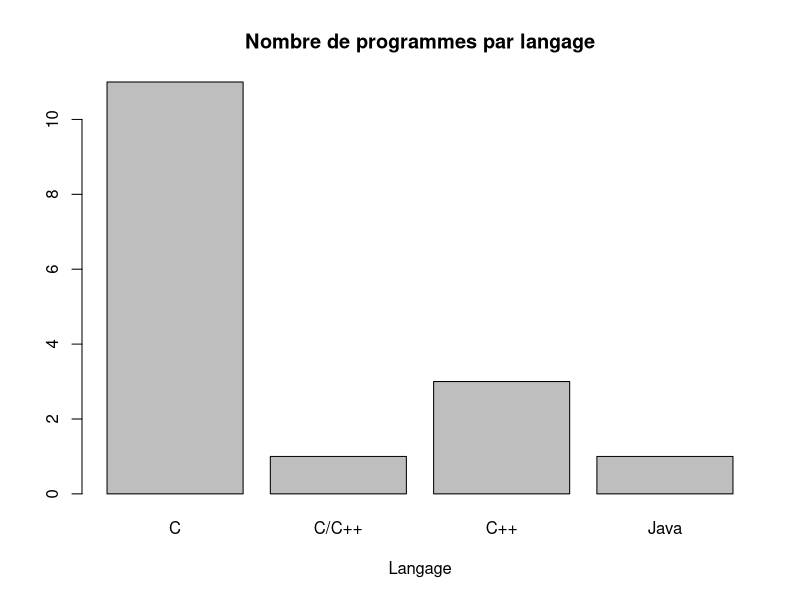
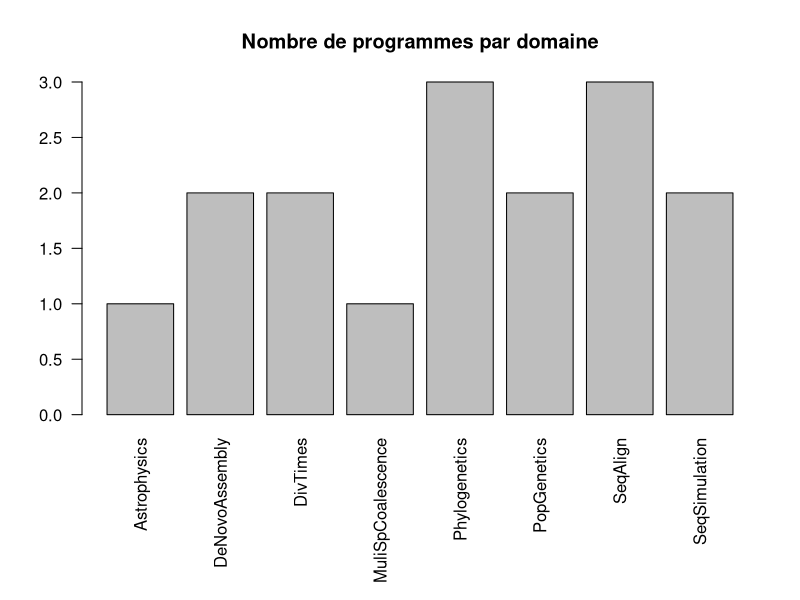
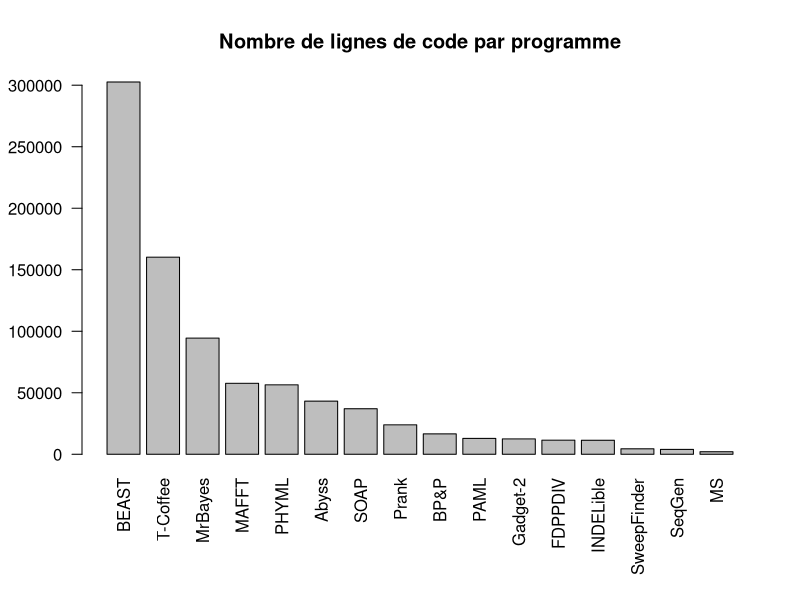
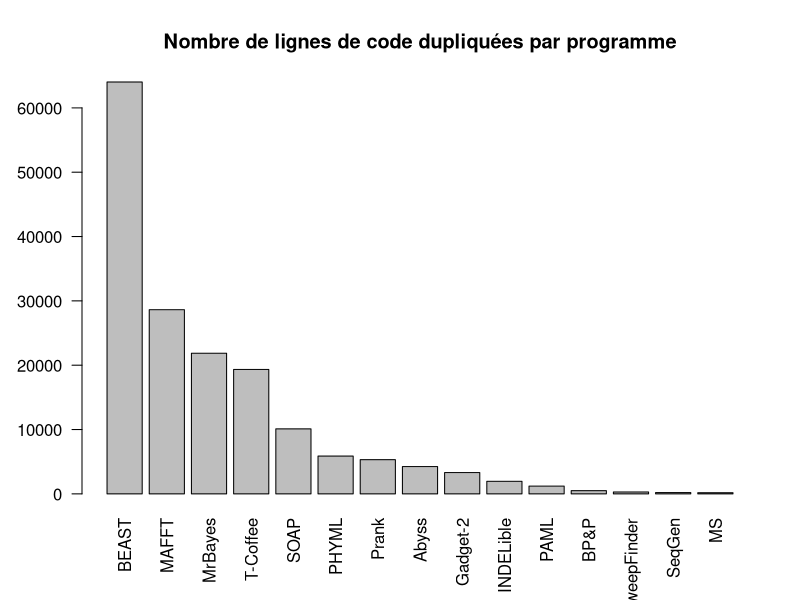
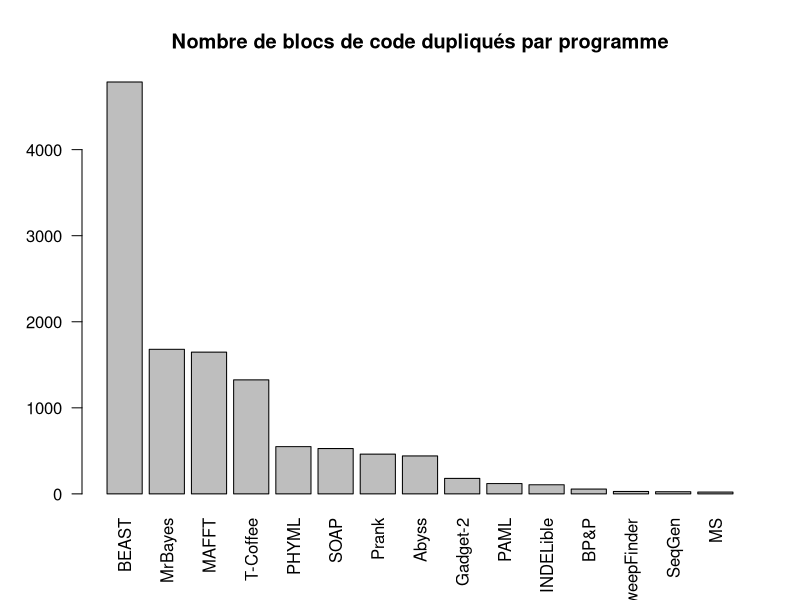
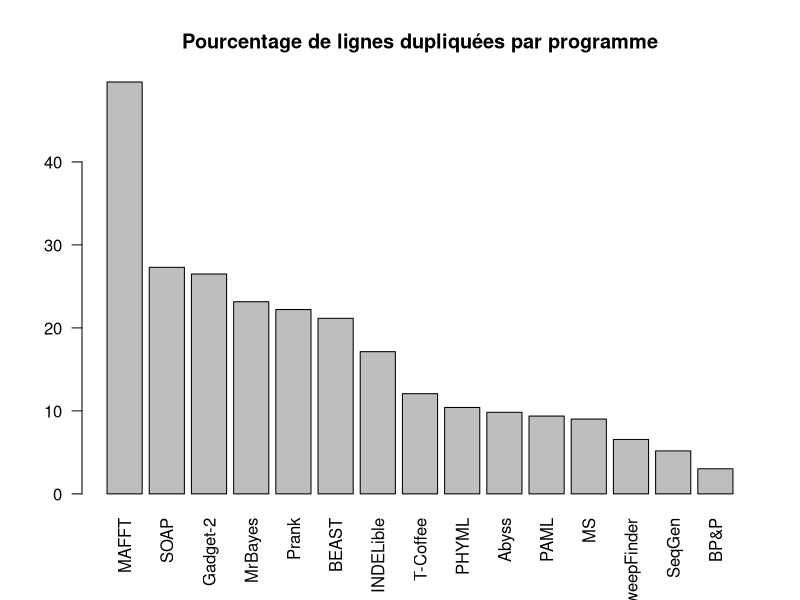
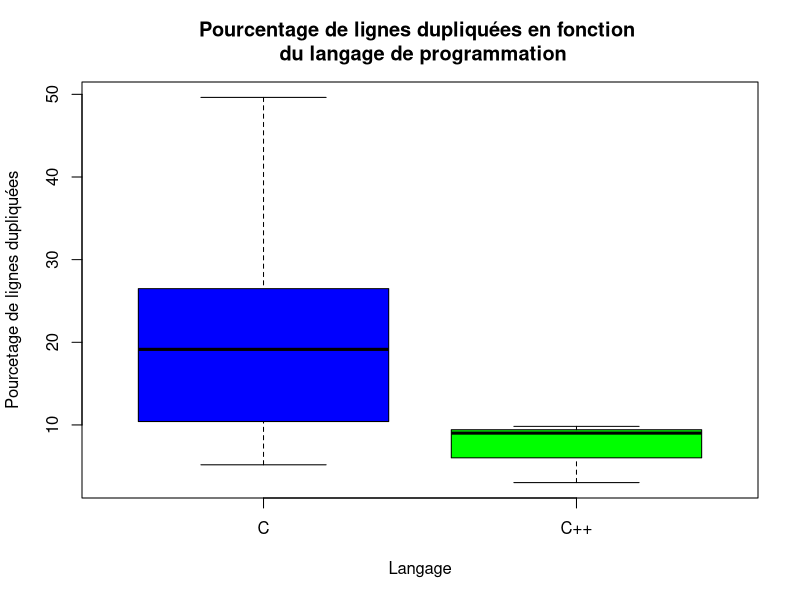
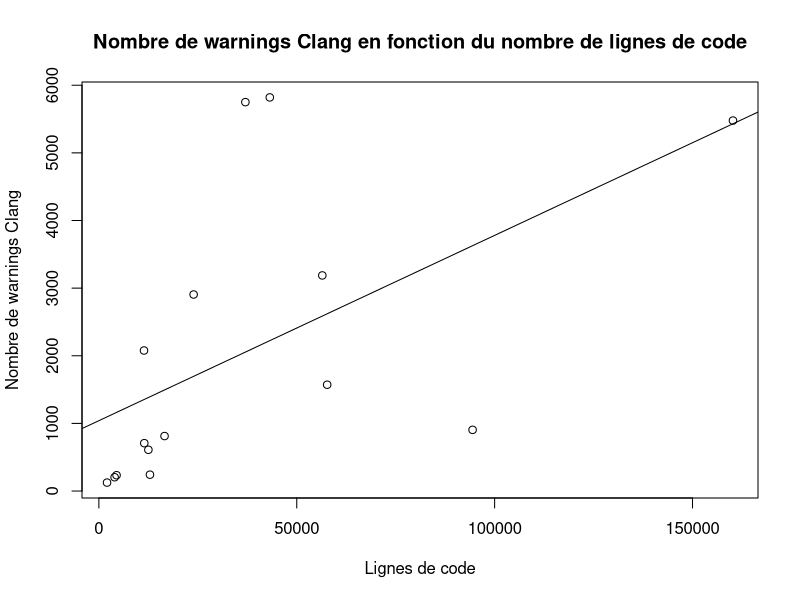

Write R code to recreate these figures, in order. (Note: this script raises an error after producing the figures.)
tab = read.table("programs.txt", header = TRUE, sep = "\t" )
head(tab)
summary(tab)

###############################################################################

# Question 1

## Nombre de programmes par langage
pdf('rapport/figures/prog_lang.pdf')
barplot(table(tab$Language),
        main = "Nombre de programmes par langage",
        xlab = "Langage")
dev.off()

## Nombre de programmes par domaine
pdf('rapport/figures/prog_dom.pdf')
op = par(mar = c(9, 4, 4, 2) + 0.1)
barplot(table(tab$Domain),
        main = "Nombre de programmes par domaine",
        las = 2)
dev.off()

## Nombre de lignes de code par programme, ordonné par ordre décroissant
pdf('rapport/figures/lin_prog.pdf')
op = par(mar = c(7, 4, 4, 2) + 0.1)
tab_lin = tab[order(tab$LinesOfCode, decreasing = TRUE),]
barplot(tab_lin$LinesOfCode,
        names.arg = tab_lin$Code,
        las = 2,
        main = "Nombre de lignes de code par programme")
dev.off()

## Nombre de lignes dupliquées par programme, ordonné par ordre décroissant
pdf('rapport/figures/dlin_prog.pdf')
tab_dlines = tab[order(tab$DuplicatedLines, decreasing = TRUE),]
tab_dlines_noNA = tab_dlines[!is.na(tab_dlines$DuplicatedLines),]
barplot(tab_dlines_noNA$DuplicatedLines, 
        names.arg = tab_dlines_noNA$Code,
        las = 2,
        main = 'Nombre de lignes de code dupliquées par programme')
dev.off()

## Nombre de blocs dupliquées par programme, ordonné par ordre décroissant
pdf('rapport/figures/dbl_prog.pdf')
tab_dblocks = tab[order(tab$DuplicatedBlocks, decreasing = TRUE),]
tab_dblocks_noNA = tab_dblocks[!is.na(tab_dblocks$DuplicatedBlocks),]
barplot(tab_dblocks_noNA$DuplicatedBlocks, 
        names.arg = tab_dblocks_noNA$Code,
        las = 2,
        main = 'Nombre de blocs de code dupliqués par programme')
dev.off()

###############################################################################

# Question 2

tabP = na.omit(tab[, c("Code", "Domain", "Language", "DuplicatedLines", "LinesOfCode")])
tabP$DupLin_per = tabP$DuplicatedLines / tabP$LinesOfCode * 100
tabP = tabP[order(tabP$DupLin_per, decreasing = TRUE),]

## Pourcentage de lignes dupliquées par programme
pdf('rapport/figures/pdlin_prog.pdf')
barplot(tabP$DupLin_per,
        names.arg = tabP$Code,
        las = 2,
        main = "Pourcentage de lignes dupliquées par programme")
dev.off()

###############################################################################

# Question 3

tabP_C = tabP[tab$Language == "C",]
tabP_CPP = tabP[tab$Language == "C++",]

wilcox.test(tabP_C$DuplicatedLines, tabP_CPP$DuplicatedLines)
wilcox.test(tabP_C$DupLin_per, tabP_CPP$DupLin_per)

pdf('rapport/figures/pdlin_lang.pdf')
boxplot(tabP_C$DupLin_per, tabP_CPP$DupLin_per,
        na.rm = TRUE, col = c("blue", "green"),
        xlab = "Langage", 
        ylab = "Pourcetage de lignes dupliquées", 
        names = c("C", "C++"),
        main = "Pourcentage de lignes dupliquées en fonction \n du langage de programmation")
dev.off()
###############################################################################

# Question 4

tabP_CO = tabP[tab$Language %in% c("C++", "C/C++"),]

t.test(tabP_C$DupLin_per, conf.level = 0.9)
t.test(tabP_CO$DupLin_per, conf.level = 0.9)

###############################################################################

# Question 5

tab_Clang = tab[!is.na(tab$ClangWarning), ]

tab_short = tab_Clang[tab_Clang$LinesOfCode <= median(tab_Clang$LinesOfCode),]
tab_long = tab_Clang[tab_Clang$LinesOfCode > median(tab_Clang$LinesOfCode),]

wilcox.test(tab_short$ClangWarning, tab_long$ClangWarning, alternative = "less")
wilcox.test(tab_short$MinorWraning, tab_long$MinorWraning, alternative = "less")
wilcox.test(tab_short$MajorWarning, tab_long$MajorWarning, alternative = "less")

# ne suivent pas une loi normale
shapiro.test(tab_Clang$LinesOfCode)
shapiro.test(tab_Clang$ClangWarning[na.rm = TRUE])

# Test de corrélation paramétrique de Pearson
cor.test(tab_Clang$ClangWarning, tab_Clang$LinesOfCode)
# Test de corrélation non-paramétrique de Spearman
cor.test(tab_Clang$ClangWarning, tab_Clang$LinesOfCode, method = "spearman")

pdf('rapport/figures/clang_lin.pdf')
plot(tab_Clang$LinesOfCode, tab_Clang$ClangWarning,
     xlab = "Lignes de code", ylab = "Nombre de warnings Clang",
     main = "Nombre de warnings Clang en fonction du nombre de lignes de code")
mod = lm(tab_Clang$ClangWarning ~ tab_Clang$LinesOfCode)
abline(mod)
dev.off()

# Reset graphic parameters
op = par(mar = c(5, 4, 4, 2) + 0.1)

###############################################################################

# Question 6

## Influence des evaluations de valgrind sur le nombre de warnings

tabW = na.omit(tab[, c("MajorWarning", "MinorWarning", "ClangWarning", "Valgrind")])

tabW_CL = tabW[tabW$Valgrind == "clean" | tabW$Valgrind == "leaks",]
Clean = tabW_CL[tabW_CL$Valgrind == "clean",]
NClean = tabW_CL[tabW_CL$Valgrind != "clean",]

# Comparaison des moyennes des programmes ayant une évaluation valgrind "CLEAN" et les autres

# > On peut affirmer qu'il existe une différence significative entre les
# > moyennes au risque de 5% pour les major warnings
wilcox.test(Clean$MajorWarning, NClean$MajorWarning, alternative = "less")
wilcox.test(Clean$MinorWarning, NClean$MinorWarning, alternative = "less")
wilcox.test(Clean$ClangWarning, NClean$ClangWarning, alternative = "less")

pdf('rapport/figures/MW_valgr.pdf')
boxplot(Clean$MajorWarning, NClean$MajorWarning,
        col = c("blue", "green"),
        xlab = "gestion mémoire", 
        ylab = "Nombre de warning majeur", 
        names = c("Clean", "Not clean"),
        main = "Nombre de warning majeur en fonction \n de la qualité de la gestion mémoire")
dev.off()

## Influence du domaine scientifique sur le pourcentage de lignes dupliquées

# Pas de différence des moyennes significative au risque de 5%
kruskal.test(tabP$DupLin_per ~ tabP$Domain)

